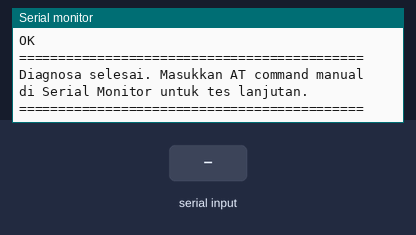
Recording of a sketch running on a simulated ESP32. Parts: the last lines printed to the serial monitor. The inputs (shaded band) are chosen by the test bench. The modem accepts every AT command (registered, SIM ready, sends succeed) and sends nothing else.

Above: at 7.7 s.
7.8 s: "OK\n" received over Serial
At 9.0 s:
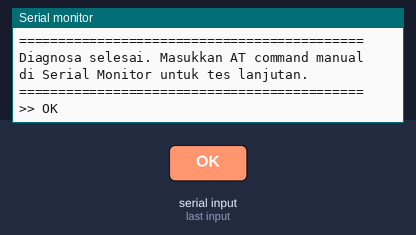
9.3 s: "ERROR\n" received over the second serial link
At 10.3 s:
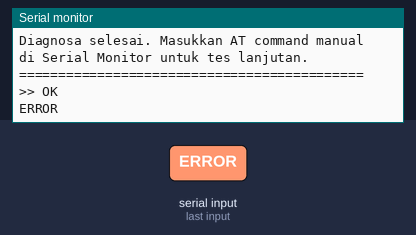
10.8 s: "ERROR\n" received over Serial
At 11.5 s:
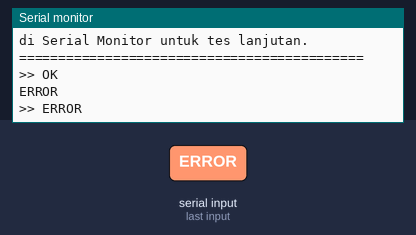
12.3 s: "1\n" received over the second serial link
At 13.5 s:
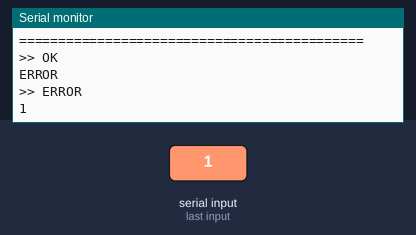
13.8 s: "1\n" received over Serial
At 15.0 s:
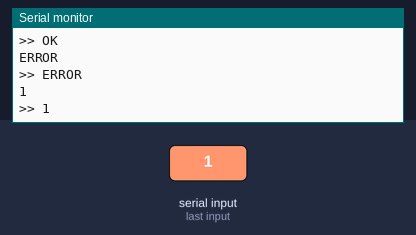

Measured:
- after the input at 7.8 s, the serial monitor: prints a new line at once (image 1)
- after the input at 9.3 s, the serial monitor: prints a new line at once (image 2)
- after the input at 10.8 s, the serial monitor: prints a new line at once (image 3)
- after the input at 12.3 s, the serial monitor: prints a new line at once (image 4)
- after the input at 13.8 s, the serial monitor: prints a new line at once (image 5)

The sketch:

sim900a_diagnostic.ino
```cpp
/*
 * ============================================================
 *  SIM900A DIAGNOSTIC TEST
 *  Heltec Wireless Tracker v1.2
 *  TX ESP32 = GPIO17 --> RX SIM900A
 *  RX ESP32 = GPIO18 --> TX SIM900A
 * ============================================================
 *  Buka Serial Monitor @ 115200 baud
 *  Program ini mencoba berbagai baud rate secara otomatis
 *  dan mencetak RAW response dari SIM900A
 * ============================================================
 */

#include <HardwareSerial.h>

#define SIM_TX      17
#define SIM_RX      18
#define SERIAL_BAUD 115200

HardwareSerial simSerial(1);

// Daftar baud rate yang akan dicoba
long baudRates[] = {9600, 19200, 38400, 57600, 115200};
int  numBauds    = 5;

void setup() {
  Serial.begin(SERIAL_BAUD);
  delay(2000);

  Serial.println("============================================");
  Serial.println("  SIM900A DIAGNOSTIC - Heltec WT v1.2");
  Serial.println("============================================");
  Serial.println("Memulai deteksi baud rate otomatis...\n");

  for (int b = 0; b < numBauds; b++) {
    long br = baudRates[b];
    Serial.printf(">>> Mencoba baud rate: %ld\n", br);

    simSerial.begin(br, SERIAL_8N1, SIM_RX, SIM_TX);
    delay(500);

    // Flush buffer
    while (simSerial.available()) simSerial.read();

    // Kirim AT
    simSerial.println("AT");
    delay(1000);

    String resp = "";
    unsigned long t = millis();
    while (millis() - t < 2000) {
      while (simSerial.available()) {
        char c = simSerial.read();
        resp += c;
      }
      if (resp.indexOf("OK") >= 0) break;
      delay(10);
    }

    resp.trim();
    Serial.printf("    RAW response: [%s]\n", resp.c_str());

    if (resp.indexOf("OK") >= 0) {
      Serial.printf("\n[SUCCESS] SIM900A ditemukan di baud rate: %ld\n", br);
      Serial.println("============================================");
      Serial.println("Menjalankan tes AT commands...\n");
      runTests();
      return;
    } else {
      Serial.println("    Tidak ada respons.\n");
    }

    simSerial.end();
    delay(200);
  }

  Serial.println("============================================");
  Serial.println("[FAIL] Tidak ada respons dari SIM900A!");
  Serial.println("Periksa:");
  Serial.println("  1. Power supply >= 2A");
  Serial.println("  2. Kabel TX/RX (coba tukar)");
  Serial.println("  3. GND terhubung ke ESP32");
  Serial.println("  4. Modul SIM900A menyala (LED berkedip)");
  Serial.println("============================================");
}

void runTests() {
  // Test 1: Matikan echo
  sendAndPrint("ATE0");
  delay(500);

  // Test 2: Info modul
  sendAndPrint("ATI");
  delay(500);

  // Test 3: Cek SIM
  sendAndPrint("AT+CPIN?");
  delay(500);

  // Test 4: Kualitas sinyal
  sendAndPrint("AT+CSQ");
  delay(500);

  // Test 5: Registrasi jaringan
  sendAndPrint("AT+CREG?");
  delay(500);

  // Test 6: Operator jaringan
  sendAndPrint("AT+COPS?");
  delay(500);

  Serial.println("\n============================================");
  Serial.println("Diagnosa selesai. Masukkan AT command manual");
  Serial.println("di Serial Monitor untuk tes lanjutan.");
  Serial.println("============================================");
}

void sendAndPrint(String cmd) {
  Serial.println(">> " + cmd);
  simSerial.println(cmd);

  String resp = "";
  unsigned long t = millis();
  while (millis() - t < 3000) {
    while (simSerial.available()) {
      char c = simSerial.read();
      resp += c;
    }
    if (resp.indexOf("OK") >= 0 || resp.indexOf("ERROR") >= 0) break;
    delay(10);
  }
  resp.trim();
  Serial.println("<< " + resp);
  Serial.println();
}

// Loop: relay Serial <-> SIM900A untuk tes manual
void loop() {
  // Kirim dari Serial Monitor ke SIM900A
  if (Serial.available()) {
    String input = Serial.readStringUntil('\n');
    input.trim();
    Serial.println(">> " + input);
    simSerial.println(input);
  }

  // Tampilkan respons SIM900A ke Serial Monitor
  while (simSerial.available()) {
    char c = simSerial.read();
    Serial.print(c);
  }
}
```
